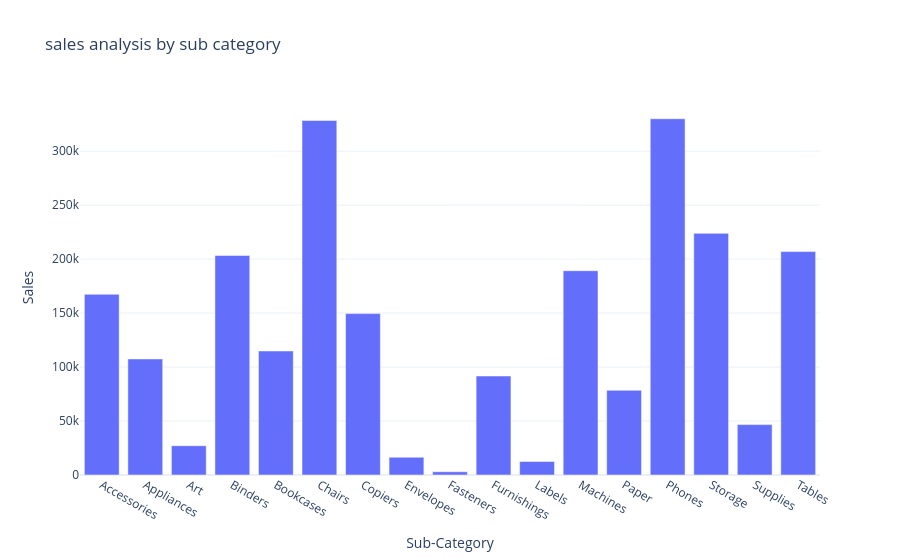

Notebook source saved alongside this figure:
### Code cell
fig.show()

### Figure 1 — Plotly figure (JSON) as saved in the notebook; plotly's stock layout.template omitted (floating-point values rounded to 4 significant figures)
{"data": [{"alignmentgroup": "True", "hovertemplate": "Sub-Category=%{x}<br>Sales=%{y}<extra></extra>", "legendgroup": "", "marker": {"color": "#636efa", "pattern": {"shape": ""}}, "name": "", "offsetgroup": "", "orientation": "v", "showlegend": false, "textposition": "auto", "type": "bar", "x": ["Accessories", "Appliances", "Art", "Binders", "Bookcases", "Chairs", "Copiers", "Envelopes", "Fasteners", "Furnishings", "Labels", "Machines", "Paper", "Phones", "Storage", "Supplies", "Tables"], "xaxis": "x", "y": [167400.0, 107500.0, 27120.0, 203400.0, 114900.0, 328400.0, 149500.0, 16480.0, 3024.0, 91710.0, 12490.0, 189200.0, 78480.0, 330000.0, 223800.0, 46670.0, 207000.0], "yaxis": "y"}], "layout": {"barmode": "relative", "legend": {"tracegroupgap": 0}, "title": {"text": "sales analysis by sub category"}, "xaxis": {"anchor": "y", "domain": [0, 1], "title": {"text": "Sub-Category"}}, "yaxis": {"anchor": "x", "domain": [0, 1], "title": {"text": "Sales"}}}}
